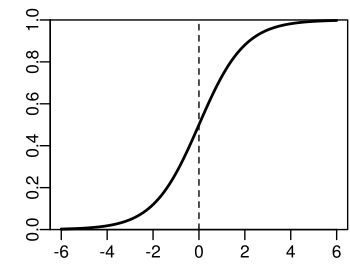

The script that drew this image:
source("COMMON.R")

width  <- 3.5 # inch
height <- 2.8 # inch

# z
dev.on("logistic", width = width, height = height, top = 1)
logistic <- function(z) 1 / (1 + exp(-z))
z <- seq(-6, 6, 0.1)
plot(z, logistic(z), type = "l", lwd = 2,
ylim = c(0, 1), yaxs = "i", xlab = "", ylab = "")
abline(v = 0, lty = 2)
dev.off()

# beta1 + beta2 * x
width  <- 8.0
height <- 3.2

xx <- seq(-3, 3, 0.1)
dev.on("logistic_beta12", width = width, height = height, top = 1)
par(mfrow = c(1, 2))
## panel 1
plot(xx, logistic(0 + 2 * xx), type = "l", lwd = 2,
ylim = c(0, 1), yaxs = "i", xlab = "", ylab = "",
main = "")
lines(xx, logistic(2 + 2 * xx), lwd = 2, col = "gray")
lines(xx, logistic(-3 + 2 * xx), lwd = 2, col = "gray")
#legend("topleft", legend = c(0, 2, -3), lty = c("solid", "dashed", "28"),
#lwd = 2, title = "", cex = 1.3)
## panel 2
plot(xx, logistic(0 + 2 * xx), type = "l", lwd = 2,
ylim = c(0, 1), yaxs = "i", xlab = "", ylab = "",
main = "")
lines(xx, logistic(0 + 4 * xx), lwd = 2, col = "gray")
lines(xx, logistic(0 - 1 * xx), lwd = 2, col = "gray")
#legend("left", legend = c(2, 4, -1), lty = c("solid", "dashed", "28"),
#lwd = 2, title = "", cex = 1.3)
dev.off()
